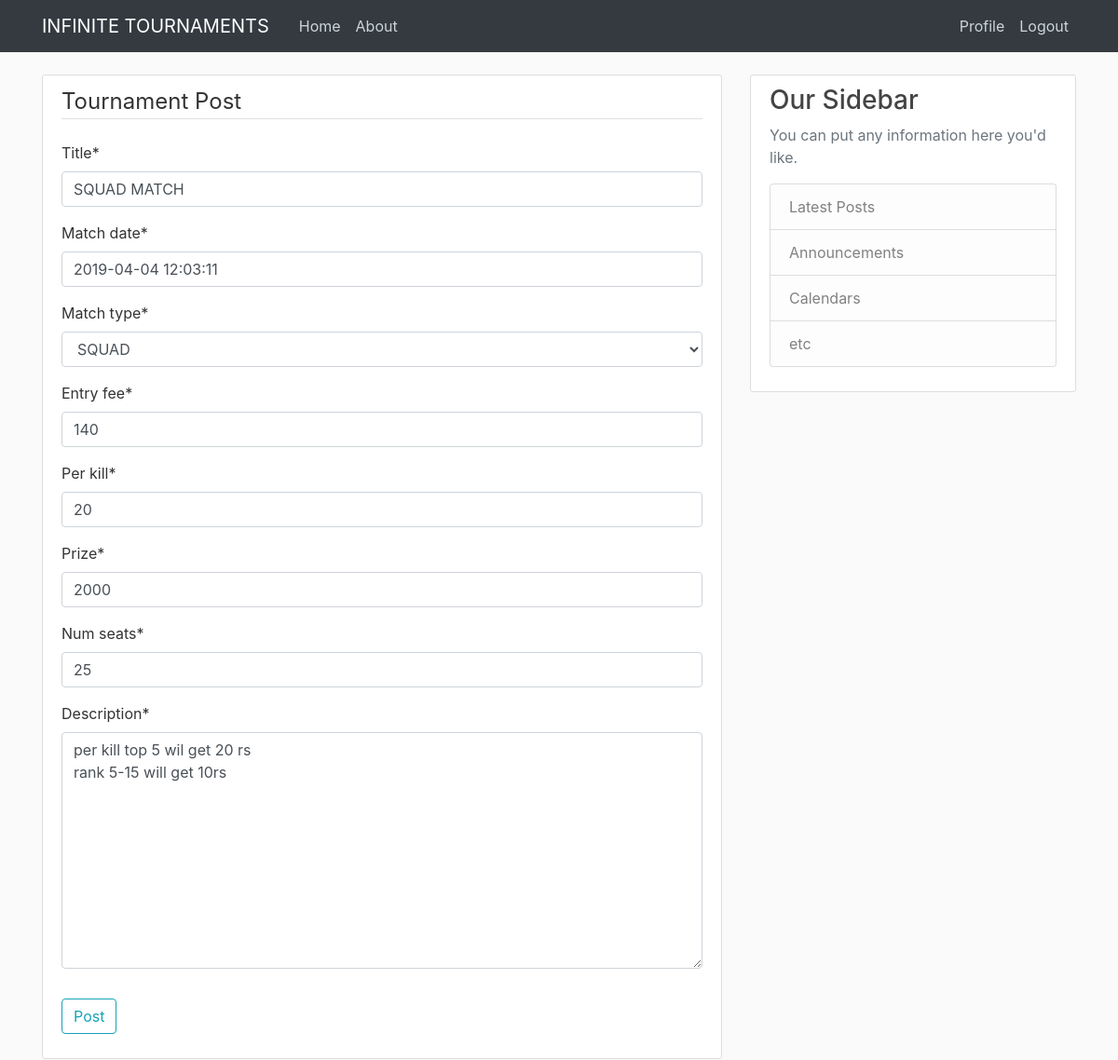
The app's page /post/1/update (signed in) with its own data.
### blog/models.py (models this page shows, shortened)
class Post(models.Model):
    MY_CHOICES = (
    ('SOLO', 'SOLO'),
    ('DUO', 'DUO'),
    ('SQUAD','SQUAD')
)
    author = models.ForeignKey(User,on_delete=models.CASCADE)
    title = models.CharField(max_length=100)
    match_date = models.DateTimeField(default=timezone.now)
    match_type=models.CharField(max_length=10,choices=MY_CHOICES,default='SOLO')
    description = models.TextField()
    date_posted = models.DateTimeField(default=timezone.now)
    num_seats = models.IntegerField(null=True)
    entry_fee = models.IntegerField(null=False,default=0)
    prize=  models.IntegerField(null=False,default=0)
    per_kill = models.CharField(max_length=10,default=0)
    room_details = models.CharField(max_length=60,default='Room id :--')

### blog/views.py (the view, shortened to what this page needs)
# urls.py: path('post/<int:pk>/update',PostUpdateView.as_view(), name='post-update'),
class PostUpdateView(LoginRequiredMixin, UserPassesTestMixin, UpdateView):
    model = Post
    fields = ['title','match_date','match_type','entry_fee','per_kill','prize','num_seats','description']
    def test_func(self):
        post=self.get_object()
        if self.request.user.is_staff == True:
            return True
        elif self.request.user == post.author and self.request.user.is_organizer == True:
            return True
        else:
            return False

### blog/templates/blog/post_form.html (shortened to what this page needs)
{%extends "blog/base.html"%}
{%load crispy_forms_tags%}
{%block content%}
   <div class="content-section">
      <form method = "POST">
            <fieldset class="form-group" >
              <legend class="border-bottom mb-4">Tournament Post</legend>
              {{form|crispy}}
            </fieldset>
            <div class="form-group">
               <button class="btn btn-outline-info" type="submit">Post</button>
            </div>
      </form>
    </div>
{%endblock%}

### blog/static/blog/main.css (style rules this page uses)
body { background: #fafafa; color: #333333; margin-top: 5rem; }
.content-section { background: #ffffff; padding: 10px 20px; border: 1px solid #dddddd; border-radius: 3px; margin-bottom: 20px; }

### records on screen
Post: title "SQUAD MATCH", match_date "2019-04-04 12:03:11", match_type "SQUAD", entry_fee "140", per_kill "20", prize "2000", num_seats "25", description "per kill top 5 wil get 20 rs rank 5-15 will get 10rs"
